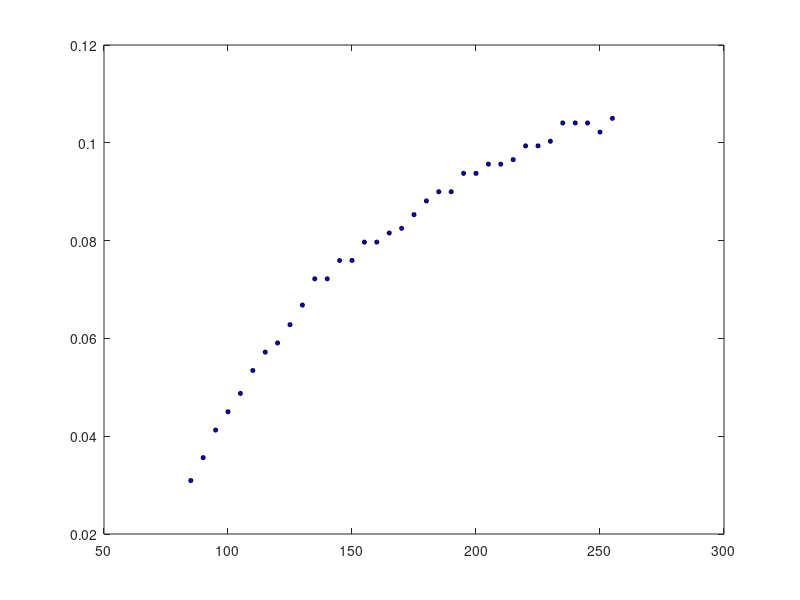

This figure's MATLAB source: (Note: this script raises an error after producing the figure.)
%% Get motors profile
% find a profile for the motors solving a regression problem
%% Initialization
clear ; close all; clc
%% Data 
% Data from Arduino

% motor velocity
x_right = [0.105000 0.102188 0.104062 0.104062 0.104062 0.100312 0.099375...
    0.099375 0.096562 0.095625 0.095625 0.093750 0.093750 0.090000 ...
    0.090000 0.088125 0.085312 0.082500 0.081562 0.079688 0.079688 ...
    0.075937 0.075937 0.072187 0.072187 0.066812 0.062812 0.059063 ...
    0.057187 0.053437 0.048750 0.045000 0.041250 0.035625 0.030937]';
x_left = [0.092813 0.088125 0.087187 0.087187 0.087187 0.080625 0.080625...
    0.079688 0.079688 0.077813 0.075813 0.074062 0.074062 0.070313 ...
    0.069375 0.066562 0.066562 0.064687 0.062812 0.059063 0.058125 ...
    0.055312 0.049687 0.043500 0.043500 0.043500 0.042188 0.040313 ...
    0.038437 0.036000 0.035000 0.034000 0.033000 0.032000 0.030000]';

% motor input
y = linspace(255,85,size(x_right,1))';

data_points = [x_right x_left];

for i=1:size(data_points,2)
    
X = data_points(:,i);
figure()
plot(y, X,'ko', 'MarkerFaceColor', 'b', 'MarkerSize', 3);
hold on

% Choose polynomial degree
degree = 3;
% Set regularization parameter lambda to 1
lambda = 0.0000005;
%% Polynomial fitting
% fits data in a polynom and plots
coeff_left = fit_polynom(X, y, degree);

%% Optimization Problem

% gets the polynom features with ones at the front
X_ = ones(size(X,1),1);
for i = 1:degree
    X_(:, end+1) = X.^(i);
end

% Initialize fitting parameters
theta = 0*rand(size(X_, 2), 1);

% Initialize some useful values
m = length(y); % number of training examples
grad = zeros(size(theta));

% Calculate cost (regularized cost does not count theta(1))
J = (1/2)*sum((X_*theta - y).^2);
J = J + (lambda/(2*m))*sum(theta(2:end).^2);
fprintf('Cost at initial theta (zeros): %f\n', J);
% Calculate cost (regularized gradient does not count theta(1))
grad(1) = sum((X_*theta - y).*X_(:,1));
grad(2:end) = sum((X_*theta - y).*X_(:,2:end))' + (lambda/m)*theta(2:end);
fprintf('Gradient at initial theta (zeros):\n');
fprintf(' %f \n', grad(1:degree));

% Set Options for the local optimizer
options = optimoptions('fminunc','Algorithm','quasi-newton',...
    'SpecifyObjectiveGradient',false,'OptimalityTolerance', 1e-10,...
    'MaxIter', 100000,'StepTolerance',1e-10);
% Local Optimizer
[theta_local, J_local, exit_flag] = ...
	fminunc(@(t)(costFunction(t, X_, y, lambda)), theta, options);
fprintf('Theta local optimizer: %f \n', theta_local);
fprintf('Cost local optimizer: %f \n', J_local);

% Global Optimizer
gs = GlobalSearch;
func = @(theta)(1/2*m)*sum((X_*theta - y).^2) + (lambda/(2))*sum(theta(2:end).^2);
problem = createOptimProblem('fmincon','x0',theta,...
    'objective',func);
theta = run(gs,problem);

fprintf('Theta global optimizer: %f \n', theta);
fprintf('Cost global optimizer: %f \n', J);

plot_x = linspace(min(x_right(:,1)),max(x_right(:,1)), 20);

% gets the polynom features
plot_y = get_polynom(theta, plot_x, degree);
plot(plot_y, plot_x,'g-');

% gets the polynom features
plot_y_local = get_polynom(theta_local, plot_x, degree);
plot(plot_y_local, plot_x,'k-');
hold on
  
% Legend, specific for the exercise
legend('Data points', 'Polynomal Fit', 'Global opt', 'Local opt')
axis('tight')
end
